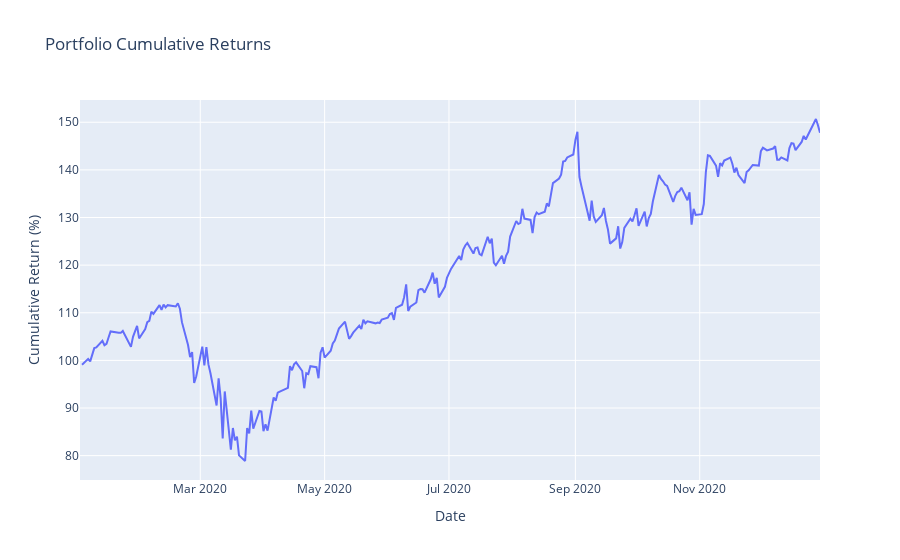

Notebook code cell kept with this figure:
### Markdown cell above
##### 10. **Cumulative Returns of a Portfolio**

- Plot cumulative returns of a portfolio consisting of Apple (AAPL), Microsoft (MSFT), and Google (GOOGL) stocks for the year 2020:

### Code cell
cum_returns(['AAPL', 'MSFT', 'GOOGL'], '2020-01-01', '2020-12-31')

### Figure 1 — Plotly figure (JSON) as saved in the notebook; plotly's stock layout.template omitted (floating-point values rounded to 4 significant figures; data arrays with more than 128 entries replaced by an {"elided": "..."} marker saying what was removed)
{"data": [{"type": "scatter", "x": {"elided": "252 str values"}, "y": {"elided": "252 float values"}}], "layout": {"title": {"text": "Portfolio Cumulative Returns"}, "xaxis": {"title": {"text": "Date"}}, "yaxis": {"title": {"text": "Cumulative Return (%)"}}}}
